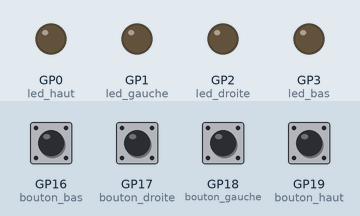
Simulated run of this program. Board: Raspberry Pi Pico running MicroPython. Parts: output pins drawn as LEDs (lit = HIGH). The test bench sets the inputs (shaded band); at power-on: GP16 (bouton_bas), GP17 (bouton_droite), GP18 (bouton_gauche), GP19 (bouton_haut) HIGH.

Above: at 1.2 s.
1.3 s: GP16 (bouton_bas) pulled LOW for 0.15 s
At 2.6 s:
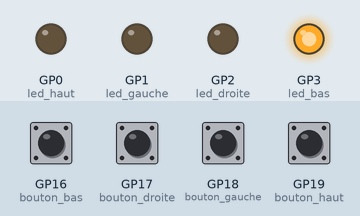
2.9 s: GP17 (bouton_droite) pulled LOW for 0.15 s
At 4.0 s:
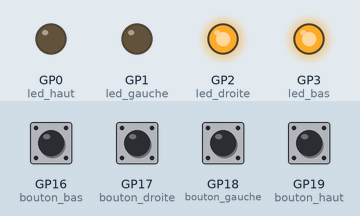
4.5 s: GP18 (bouton_gauche) pulled LOW for 0.15 s
At 5.3 s:
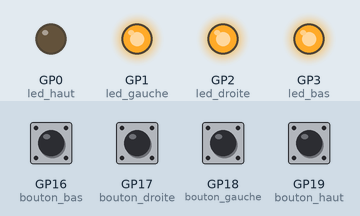
6.1 s: GP19 (bouton_haut) pulled LOW for 0.15 s
At 7.4 s:
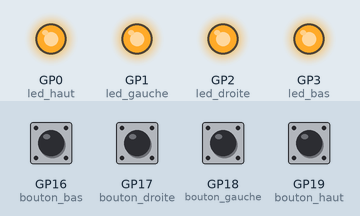
7.7 s: GP16 (bouton_bas) pulled LOW for 1 s
At 9.9 s:
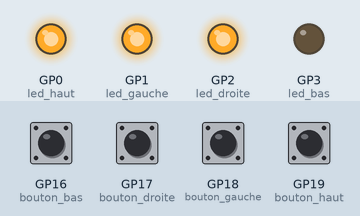
10.2 s: GP17 (bouton_droite) pulled LOW for 1 s
At 12.0 s:
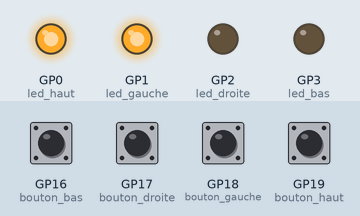
Timing chart, 0 to 13.5 s (numbered marks = the images above; inputs shaded):
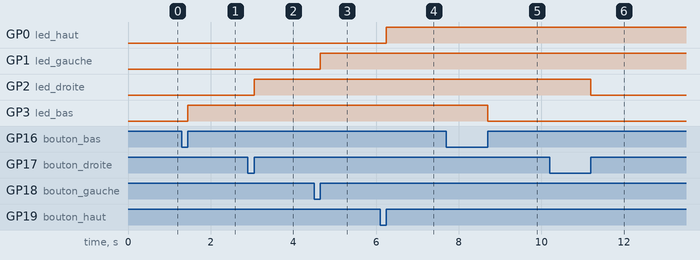

Measured:
- after the input at 1.3 s, GP3 (led_bas): LOW → HIGH after 0.15 s
- after the input at 2.9 s, GP2 (led_droite): LOW → HIGH after 0.15 s
- after the input at 4.5 s, GP1 (led_gauche): LOW → HIGH after 0.15 s
- after the input at 6.1 s, GP0 (led_haut): LOW → HIGH after 0.15 s
- after the input at 7.7 s, GP3 (led_bas): HIGH → LOW after 1.0 s
- after the input at 10.2 s, GP2 (led_droite): HIGH → LOW after 1.0 s

The program:

seance1_boutons_irq.py
```python
#==========================================#
# Seances                                  #
#==========================================#
# JANVIER:
# ========
#    - Codage complet des boutons et des leds
#
#    ==> Un appui sur un bouton allume ou eteint la led correspondante
#

#==========================================#
# Program                                  #
#==========================================#
from machine import Pin
import time
from time import sleep

#== Definition des boutons
bouton_haut = Pin(19, Pin.IN, Pin.PULL_UP)
bouton_bas = Pin(16, Pin.IN, Pin.PULL_UP)
bouton_droite = Pin(17, Pin.IN, Pin.PULL_UP)
bouton_gauche = Pin(18, Pin.IN, Pin.PULL_UP)

#== Definition des leds
led_haut = Pin(0, Pin.OUT)
led_bas = Pin(3, Pin.OUT)
led_droite = Pin(2, Pin.OUT)
led_gauche = Pin(1, Pin.OUT)


#== Initialisation de la partie boutons
date_dernier_appui_haut = time.ticks_ms()
date_dernier_appui_bas = time.ticks_ms()
date_dernier_appui_droite = time.ticks_ms()
date_dernier_appui_gauche = time.ticks_ms()
bouton_haut_actif = False
bouton_bas_actif = False
bouton_droite_actif = False
bouton_gauche_actif = False

#== Initialisation des leds: eteintes
led_haut.value(0)
led_bas.value(0)
led_droite.value(0)
led_gauche.value(0)

#== Fonctions des boutons a associer aux handlers (Interruptions)
def bouton_haut_handler(pin):
    global bouton_haut_actif
    global date_dernier_appui_haut
    if time.ticks_diff(time.ticks_ms(), date_dernier_appui_haut) > 500: # evite les rebonds
        bouton_haut_actif = True
        date_dernier_appui_haut = time.ticks_ms() # "remise a zero"
def bouton_bas_handler(pin):
    global bouton_bas_actif
    global date_dernier_appui_bas
    if time.ticks_diff(time.ticks_ms(), date_dernier_appui_bas) > 500:
        bouton_bas_actif = True
        date_dernier_appui_bas = time.ticks_ms()
def bouton_droite_handler(pin):
    global bouton_droite_actif
    global date_dernier_appui_droite
    if time.ticks_diff(time.ticks_ms(), date_dernier_appui_droite) > 500:
        bouton_droite_actif = True
        date_dernier_appui_droite = time.ticks_ms()
def bouton_gauche_handler(pin):
    global bouton_gauche_actif
    global date_dernier_appui_gauche
    if time.ticks_diff(time.ticks_ms(), date_dernier_appui_gauche) > 500:
        bouton_gauche_actif = True
        date_dernier_appui_gauche = time.ticks_ms()
#== Association des fonctions ci dessus avec les interruptions
bouton_bas.irq(trigger = machine.Pin.IRQ_RISING, handler = bouton_bas_handler)
bouton_haut.irq(trigger = machine.Pin.IRQ_RISING, handler = bouton_haut_handler)
bouton_droite.irq(trigger = machine.Pin.IRQ_RISING, handler = bouton_droite_handler)
bouton_gauche.irq(trigger = machine.Pin.IRQ_RISING, handler = bouton_gauche_handler)


#==========================================#
# Programme principal                      #
#==========================================#

while True:
    #==== Joueur 1 = Boutons + LEDs pour ameliorer le visuel
    if bouton_haut_actif:
        bouton_haut_actif = False
        led_haut.toggle()
    if bouton_bas_actif:
        bouton_bas_actif = False
        led_bas.toggle()
    if bouton_droite_actif:
        bouton_droite_actif = False
        led_droite.toggle()
    if bouton_gauche_actif:
        bouton_gauche_actif = False
        led_gauche.toggle()
```
